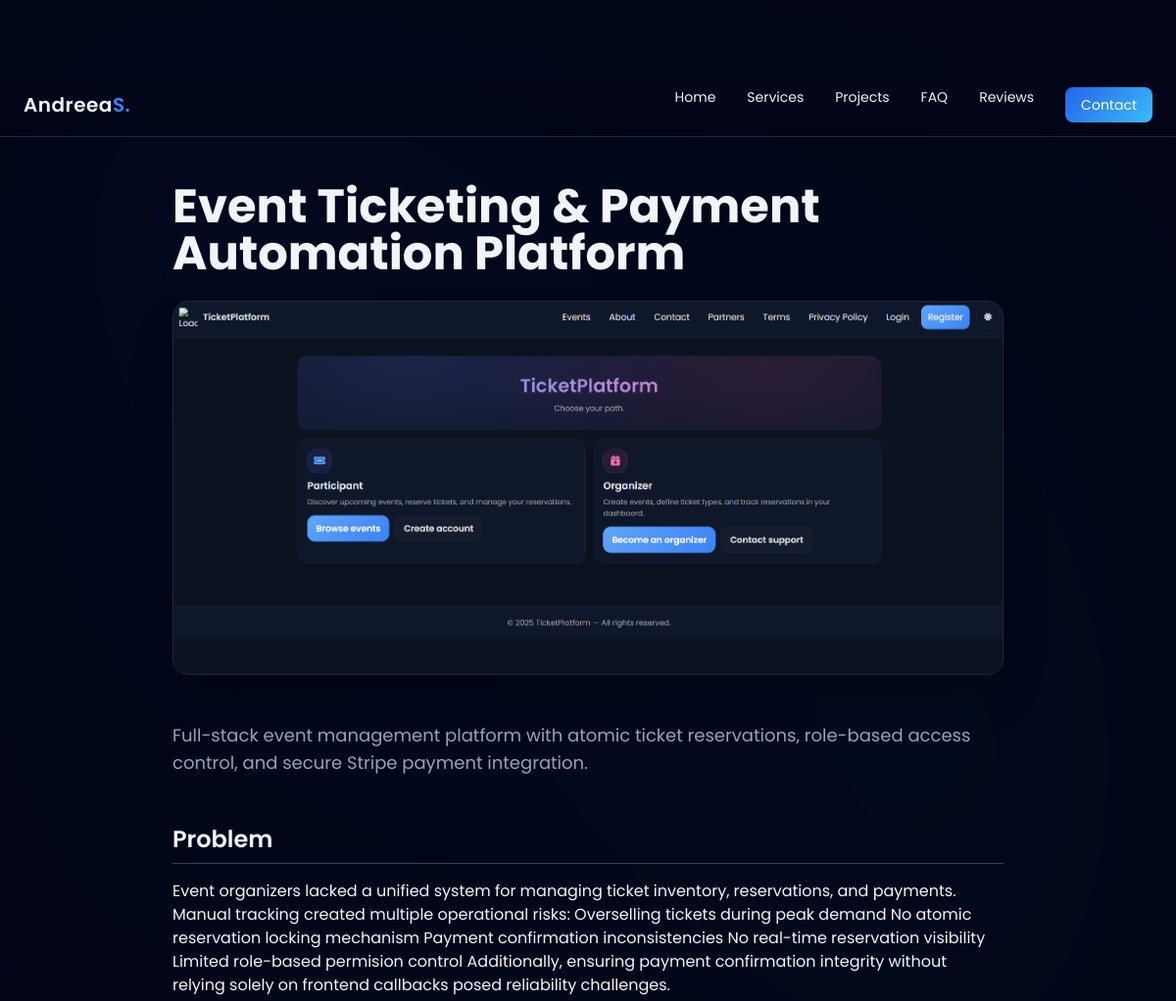
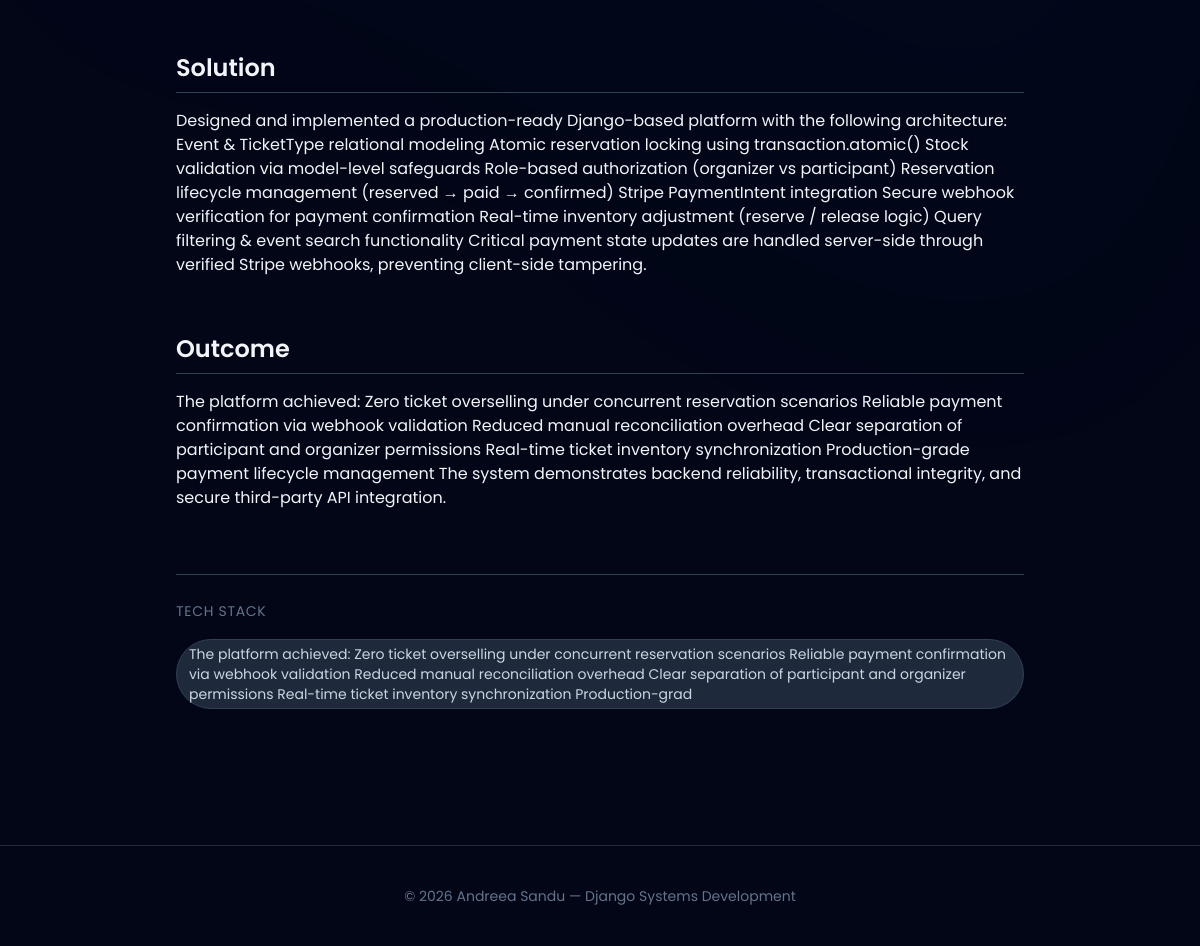
Page /projects/event-ticketing-payment-automation-platform/ on the committed database (2 pictures, top to bottom).
### website/models.py (models this page shows, shortened)
class Project(models.Model):
    title = models.CharField(max_length=200)
    slug = models.SlugField(unique=True, blank=True)
    link = models.URLField(blank=True, null=True)
    short_description = models.TextField()
    problem = RichTextField()
    solution = RichTextField()
    outcome = RichTextField()
    tech_stack = models.CharField(
        max_length=300,
        help_text="Separate technologies with comma. Example: Django, PostgreSQL, Redis"
    )
    image = models.ImageField(upload_to="projects/", blank=True, null=True)
    is_featured = models.BooleanField(default=False)
    order = models.IntegerField(default=0)
    created_at = models.DateTimeField(auto_now_add=True)
    def tech_list(self):
        return [tech.strip() for tech in self.tech_stack.split(",")]

### website/views.py (the view)
# urls.py: path("projects/<slug:slug>/", views.project_detail, name="project_detail"),
def project_detail(request, slug):
    project = get_object_or_404(Project, slug=slug)
    return render(request, "website/project_detail.html", {
        "project": project
    })

### templates/website/project_detail.html
{% extends "base.html" %}
{% block content %}
<section class="pt-28 pb-24">
    <div class="max-w-4xl mx-auto px-6">
        <h1 class="text-4xl md:text-5xl font-bold mb-6">
            {{ project.title }}
        </h1>
        {% if project.image %}
        <div class="mb-12">
            <img
                src="{{ project.image.url }}"
                alt="{{ project.title }}"
                class="w-full rounded-2xl shadow-2xl border border-slate-800 object-cover"
            >
        </div>
        {% endif %}
        <p class="text-slate-400 text-lg mb-12">
            {{ project.short_description }}
        </p>
        <div class="mb-14">
            <h2 class="text-2xl font-semibold mb-4 border-b border-slate-700 pb-2">
                Problem
            </h2>
            <div class="prose prose-invert max-w-none">
                {{ project.problem|safe }}
            </div>
        </div>
        <div class="mb-14">
            <h2 class="text-2xl font-semibold mb-4 border-b border-slate-700 pb-2">
                Solution
            </h2>
            <div class="prose prose-invert max-w-none">
                {{ project.solution|safe }}
            </div>
        </div>
        <div class="mb-14">
            <h2 class="text-2xl font-semibold mb-4 border-b border-slate-700 pb-2">
                Outcome
            </h2>
            <div class="prose prose-invert max-w-none">
                {{ project.outcome|safe }}
            </div>
        </div>
        <div class="mt-16 pt-6 border-t border-slate-700">
            <span class="text-sm uppercase tracking-wider text-slate-500">
                Tech Stack
            </span>
            <div class="mt-4 flex flex-wrap gap-2">
                {% for tech in project.tech_list %}
                    <span class="px-3 py-1 text-sm bg-slate-800 border border-slate-700 rounded-full text-slate-300">
                        {{ tech }}
                    </span>
                {% endfor %}
            </div>
        </div>
    </div>
</section>
{% endblock %}

### static/website/style.css (style rules this page uses)
:root { --radius: 14px; --transition: all .3s ease; }
* { box-sizing: border-box; }
body { font-family: 'Poppins', sans-serif; background: #020617; color: #f1f5f9; overflow-x: hidden; position: relative; -webkit-font-smoothing: antialiased; }
body { padding-top: 75px; }

### rows in the picture
Project: title "Event Ticketing & Payment Automation Platform", image (picture), short_description "Full-stack event management platform with atomic ticket reservations, role-based access control, and secure Stripe payment integration.", problem "Event organizers lacked a unified system for managing ticket inventory, reservations, and payments. Manual tracking created multiple operational risks: Overselling tickets during peak demand No atomic reservation locking mechanism Payment confirmation inconsistencies No real-time reservation visibility Limited role-based permision control Additionally, ensuring payment confirmation integrity without relying solely on frontend callbacks posed reliability challenges.", solution "Designed and implemented a production-ready Django-based platform with the following architecture: Event & TicketType relational modeling Atomic reservation locking using transaction.atomic() Stock validation via model-level safeguards Role-based authorization (organizer vs participant) Reservation lifecycle management (reserved → paid → confirmed) Stripe PaymentIntent integration Secure webhook verification for payment confirmation Real-time inventory adjustment (reserve / release logic) Query filtering & event search functionality Critical payment state updates are handled server-side through verified Stripe webhooks, preventing client-side tampering.", outcome "The platform achieved: Zero ticket overselling under concurrent reservation scenarios Reliable payment confirmation via webhook validation Reduced manual reconciliation overhead Clear separation of participant and organizer permissions Real-time ticket inventory synchronization Production-grade payment lifecycle management The system demonstrates backend reliability, transactional integrity, and secure third-party API integration.", tech_list "The platform achieved: Zero ticket overselling under concurrent reservation scenarios Reliable payment confirmation via webhook validation Reduced manual reconciliation overhead Clear separation of participant and organizer permissions Real-time ticket inventory synchronization Production-grad"
